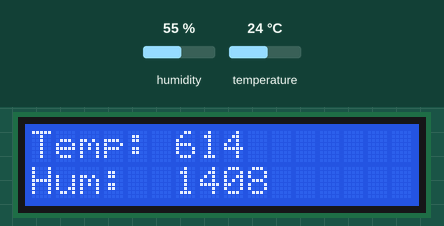
Simulated run of this sketch. Board: Arduino Uno, built with avr-gcc and run on an emulated ATmega328P. Shown: 16×2 character LCD. Wiring (inferred from the names in the program): DHT11 sensor: data pin 8. The test bench sets the inputs (shaded band); at power-on: humidity 55 %, temperature 24 °C. What the sketch prints to the serial monitor is not drawn.

Above: at 1.2 s.
1.3 s: humidity set to 22 %
At 3.4 s:
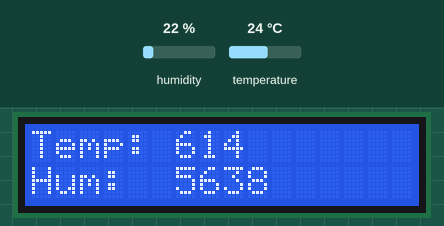
4.0 s: temperature set to 12 °C
At 5.1 s:
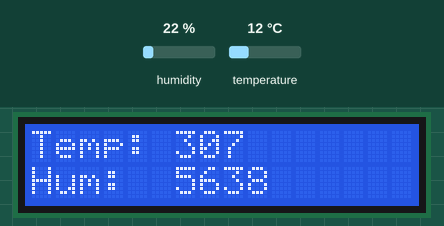
6.7 s: humidity set to 40 %
At 8.6 s:
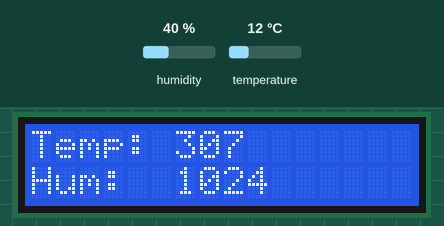
9.5 s: temperature set to 19 °C
At 10.4 s:
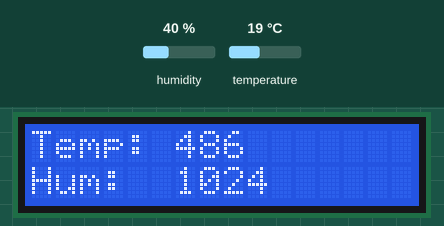
Timing chart, 0 to 12.5 s (numbered marks = the images above; inputs shaded):
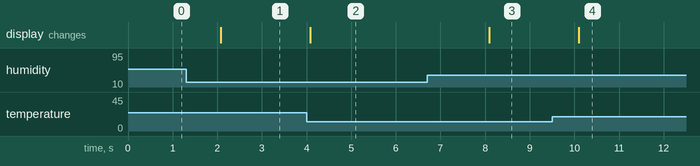

Measured:
- after the input at 1.3 s, the display: changes after 0.78 s (image 1)
- after the input at 4.0 s, the display: changes after 0.08 s (image 2)
- after the input at 6.7 s, the display: changes after 1.4 s (image 3)
- after the input at 9.5 s, the display: changes after 0.60 s (image 4)

The sketch:

tempHum_lcd.ino
```cpp
#include <math.h>
#include <LiquidCrystal.h>
#include "DHT.h"

int sensorPin = 8; // select the input pin for the potentiometer
const int rs = 12, en = 11, d4 = 5, d5 = 4, d6 = 3, d7 = 2;
LiquidCrystal lcd(rs, en, d4, d5, d6, d7);

DHT dht;

void setup() {
  // set up the LCD's number of columns and rows:
  dht.setup(sensorPin);
  lcd.begin(16, 2);
  lcd.print("Temp:");
  lcd.setCursor(0,1);
  lcd.print("Hum:");
  Serial.begin(9600);
}

void loop() {
  int t = dht.getTemperature();
  int h = dht.getHumidity();
  lcd.setCursor(6, 0);
  lcd.print(t);
  lcd.setCursor(6, 1);
  lcd.print(h);

  Serial.println(t);  // display tempature
  Serial.println(h);
  delay(2000);
}
```
